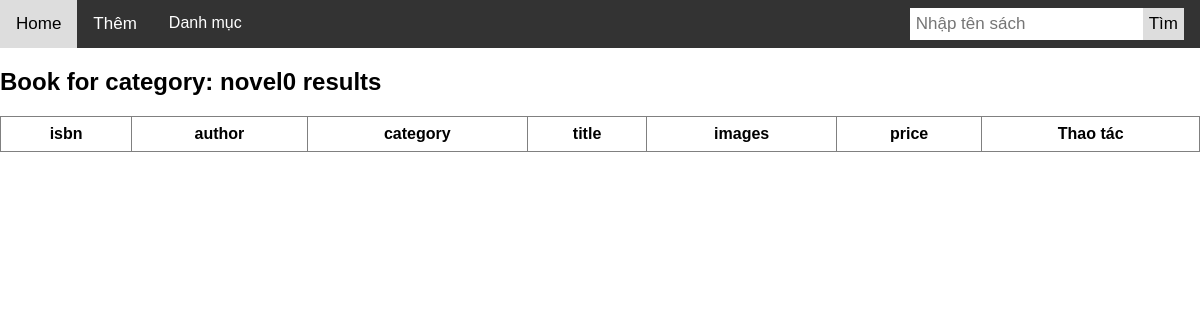
Before: /Page/Book/category.php?category=novel with the older database file.
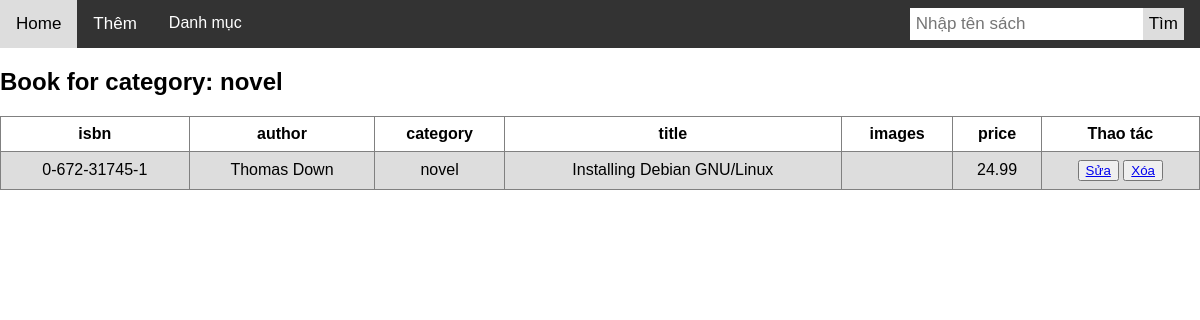
After: the same page with the newer database file.
### tables this page shows
CREATE TABLE `books` (
  `isbn` char(13) NOT NULL,
  `author` char(50) NOT NULL,
  `title` char(100) DEFAULT NULL,
  `category` text NOT NULL,
  `images` text NOT NULL,
  `price` float DEFAULT NULL
);

### connection.php (called while the page is built)
<?php
function ketnoiCSDL()
{
    $server = "localhost";
    $username = "root";
    $password = "";
    $dbname = "bookstore";
    $con = mysqli_connect($server, $username, $password);
    if (!$con) {
        echo "Ket noi khong thanh cong";
    } else {
        mysqli_select_db($con, $dbname);
        return $con;
    }
}

### Class/book.php (called while the page is built, shortened)
<?php
include_once '../../connection.php';
class BookModel
{
    private $con;
    function __construct()
    {
        $this->con = ketnoiCSDL();
    }
    private function run_my_select_sql($sql)
    {
        $result = mysqli_query($this->con, $sql);
        return $result;
    }
    public function getByCategory($category)
    {
        $sql = "SELECT *
                FROM books
                WHERE category = '$category'";
        return $this->run_my_select_sql($sql);
    }
}

### Page/Book/category.php (the view, shortened to what this page needs)
<!DOCTYPE html>
<html>
<head>
</head>
<body>
    <?php include_once 'menusach.php'; ?>
    <table id="t01">
        <tr>
            <th>isbn</th>
            <th>author</th>
            <th>category</th>
            <th>title</th>
            <th>images</th>
            <th>price</th>
            <th>Thao tác</th>
        </tr>
        <?php
        include_once '../../Class/book.php';
        $bookModel = new BookModel();
        if(isset($_GET["category"])){
            echo "<h2>Book for category: " . $_GET["category"];
            $result = $bookModel->getByCategory($_GET["category"]);
        }else{
            $result = $bookModel->getAll();
        }
        if ($result->num_rows > 0) {
            while ($row = $result->fetch_assoc()) {
                echo "<tr>"
                    . "<td>" . $row['isbn'] . "</td>"
                    . "<td>" . $row['author'] . "</td>"
                    . "<td>" . $row['category'] . "</td>"
                    . "<td>" . $row['title'] . "</td>"
                    . "<td>" . $row['images'] . "</td>"
                    . "<td>" . $row['price'] . "</td>"
                    . "<td>
                            <button><a href='./suasach.php?isbn=" . $row['isbn'] . "'>Sửa</a></button>
                            <button><a href='./xoasach.php?isbn=" . $row['isbn'] . "'>Xóa</a></button>
                        </td>"
                    . "</tr>";
            }
        } else {
            echo "0 results";
        }
        ?>
    </table>
</body>
</html>

### Page/Book/menusach.php (shortened to what this page needs)
<!DOCTYPE html>
<html>
<head>
</head>
<body>
<div class="topnav">
  <a  href="./index.php">Home</a>
  <a  href="./themsach.php">Thêm</a>
  <div class="dropdown">
    <button class="dropbtn">Danh mục
    </button>
  </div>
  <div class="search-container">
    <form action="./find.php" method="POST">
      <input type="text" placeholder="Nhập tên sách" name="search">
      <button type="submit">Tìm</button>
    </form>
  </div>
</div>
</body>
</html>

### Page/Book/category.php (style rules this page uses)
table { font-family: arial, sans-serif; border-collapse: collapse; width: 100%; }
td, th { border: 1px solid grey; text-align: center; padding: 8px; }
tr:nth-child(even) { background-color: #dddddd; }

### Page/Book/menusach.php (style rules this page uses)
* { box-sizing: border-box; }
body { margin: 0; font-family: Arial, Helvetica, sans-serif; }
.topnav { overflow: hidden; background-color: #333; }
.topnav a { float: left; display: block; color: white; text-align: center; padding: 14px 16px; text-decoration: none; font-size: 17px; }
.topnav .search-container { float: right; }
.topnav input[type=text] { padding: 6px; margin-top: 8px; font-size: 17px; border: none; }
.topnav .search-container button { float: right; padding: 6px; margin-top: 8px; margin-right: 16px; background: #ddd; font-size: 17px; border: none; cursor: pointer; }
.dropdown { float: left; overflow: hidden; }
.dropdown .dropbtn { font-size: 16px; border: none; outline: none; color: white; padding: 14px 16px; background-color: inherit; font-family: inherit; margin: 0; }

Changed rows visible on the page:
now on this page (row edited): books: isbn "0-672-31745-1", author "Thomas Down", category "novel", title "Installing Debian GNU/Linux", price "24.99"
Other visible differences:
text no longer shown: "0 results"
